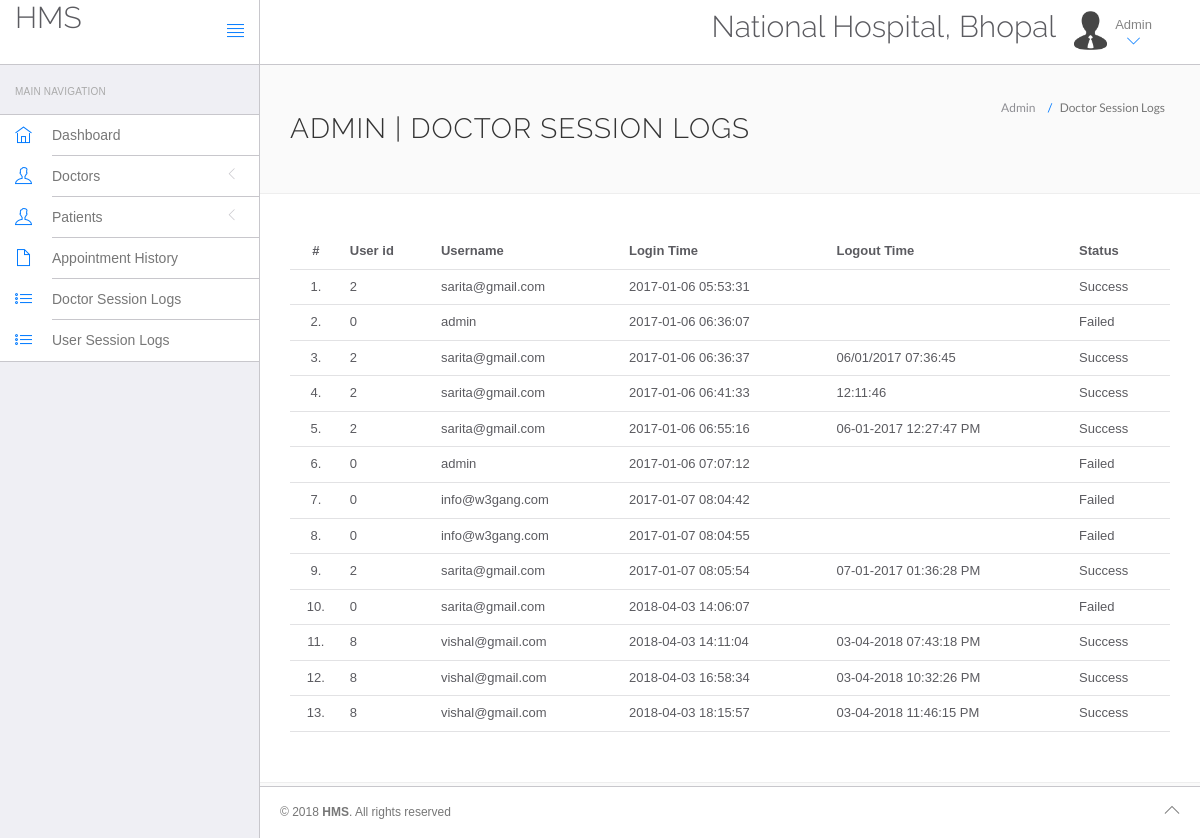
The app's page /hospital/hms/admin/doctor-logs.php (signed in) with its own data.
### tables this page shows
CREATE TABLE `doctorslog` (
  `id` int(11) NOT NULL,
  `uid` int(11) NOT NULL,
  `username` varchar(255) NOT NULL,
  `userip` binary(16) NOT NULL,
  `loginTime` timestamp NOT NULL DEFAULT CURRENT_TIMESTAMP,
  `logout` varchar(255) NOT NULL,
  `status` int(11) NOT NULL
);

### hospital/hms/admin/doctor-logs.php (the view, shortened to what this page needs)
<?php
include('include/config.php');
?>
<!DOCTYPE html>
<html lang="en">
	<head>
		<link rel="stylesheet" href="vendor/bootstrap/css/bootstrap.min.css">
		<link rel="stylesheet" href="vendor/fontawesome/css/font-awesome.min.css">
		<link rel="stylesheet" href="vendor/themify-icons/themify-icons.min.css">
		<link href="vendor/animate.css/animate.min.css" rel="stylesheet" media="screen">
		<link href="vendor/perfect-scrollbar/perfect-scrollbar.min.css" rel="stylesheet" media="screen">
		<link href="vendor/switchery/switchery.min.css" rel="stylesheet" media="screen">
		<link href="vendor/bootstrap-touchspin/jquery.bootstrap-touchspin.min.css" rel="stylesheet" media="screen">
		<link href="vendor/select2/select2.min.css" rel="stylesheet" media="screen">
		<link href="vendor/bootstrap-datepicker/bootstrap-datepicker3.standalone.min.css" rel="stylesheet" media="screen">
		<link href="vendor/bootstrap-timepicker/bootstrap-timepicker.min.css" rel="stylesheet" media="screen">
		<link rel="stylesheet" href="assets/css/styles.css">
		<link rel="stylesheet" href="assets/css/plugins.css">
		<link rel="stylesheet" href="assets/css/themes/theme-1.css" id="skin_color" />
	</head>
	<body>
		<div id="app">
<?php include('include/sidebar.php');?>
			<div class="app-content">
					<?php include('include/header.php');?>
				<div class="main-content" >
					<div class="wrap-content container" id="container">
						<section id="page-title">
							<div class="row">
								<div class="col-sm-8">
									<h1 class="mainTitle">Admin  | Doctor Session Logs</h1>
																	</div>
								<ol class="breadcrumb">
									<li>
										<span>Admin </span>
									</li>
									<li class="active">
										<span>Doctor Session Logs</span>
									</li>
								</ol>
							</div>
						</section>
						<div class="container-fluid container-fullw bg-white">
									<div class="row">
								<div class="col-md-12">
									<table class="table table-hover" id="sample-table-1">
										<thead>
											<tr>
												<th class="center">#</th>
												<th class="hidden-xs">User id</th>
												<th>Username</th>
												<th>Login Time</th>
												<th>Logout Time </th>
												<th> Status </th>
											</tr>
										</thead>
										<tbody>
<?php
$sql=mysqli_query($con,"select uid,username,loginTime,logout,status from doctorslog ");
$cnt=1;
while($row=mysqli_fetch_array($sql))
{
?>
											<tr>
												<td class="center"><?php echo $cnt;?>.</td>
												<td class="hidden-xs"><?php echo $row['uid'];?></td>
												<td class="hidden-xs"><?php echo $row['username'];?></td>
												<td><?php echo $row['loginTime'];?></td>
												<td><?php echo $row['logout'];?>
												</td>
												<td>
<?php if($row['status']==1)
{
	echo "Success";
}
else
{
	echo "Failed";
}?>
</td>
											</tr>
											<?php
$cnt=$cnt+1;
											 }?>
										</tbody>
									</table>
								</div>
							</div>
								</div>
					</div>
				</div>
			</div>
	<?php include('include/footer.php');?>
		</div>
	</body>
</html>

### hospital/hms/admin/assets/css/themes/theme-1.css (style rules this page uses)
body { background: #FAFAFA; }

### records on screen
doctorslog: uid "2", username "sarita@gmail.com", loginTime "2017-01-06 05:53:31", status "Success"
doctorslog: uid "0", username "admin", loginTime "2017-01-06 06:36:07", status "Failed"
doctorslog: uid "2", username "sarita@gmail.com", loginTime "2017-01-06 06:36:37", logout "06/01/2017 07:36:45", status "Success"
doctorslog: uid "2", username "sarita@gmail.com", loginTime "2017-01-06 06:41:33", logout "12:11:46", status "Success"
doctorslog: uid "2", username "sarita@gmail.com", loginTime "2017-01-06 06:55:16", logout "06-01-2017 12:27:47 PM", status "Success"
doctorslog: uid "0", username "admin", loginTime "2017-01-06 07:07:12", status "Failed"
doctorslog: uid "0", username "info@w3gang.com", loginTime "2017-01-07 08:04:42", status "Failed"
doctorslog: uid "0", username "info@w3gang.com", loginTime "2017-01-07 08:04:55", status "Failed"
doctorslog: uid "2", username "sarita@gmail.com", loginTime "2017-01-07 08:05:54", logout "07-01-2017 01:36:28 PM", status "Success"
doctorslog: uid "0", username "sarita@gmail.com", loginTime "2018-04-03 14:06:07", status "Failed"
doctorslog: uid "8", username "vishal@gmail.com", loginTime "2018-04-03 14:11:04", logout "03-04-2018 07:43:18 PM", status "Success"
doctorslog: uid "8", username "vishal@gmail.com", loginTime "2018-04-03 16:58:34", logout "03-04-2018 10:32:26 PM", status "Success"
doctorslog: uid "8", username "vishal@gmail.com", loginTime "2018-04-03 18:15:57", logout "03-04-2018 11:46:15 PM", status "Success"
